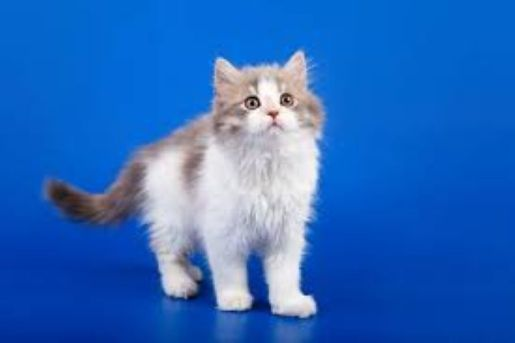
#> input picture data/cat.jpg, 515 x 343 px, found by its file name
$ python 0405.py
#> lines starting #> are read from the running program, lines starting #| are printed output that depends on the picture
# 0405.py
# 화소 접근 3: 컬러 영상(채널 접근)
import cv2
##import numpy as np

img = cv2.imread('./data/cat.jpg')
#> img is the input picture: shape (343, 515, 3); mean B, G, R 190.1, 105.6, 42.2

##for y in range(100, 400):
##    for x in range(200, 300):
##        img[y, x, 0] = 255

img[100:400, 200:300, 0] = 255
img[100:400, 300:400, 1] = 255
img[100:400, 400:500, 2] = 255
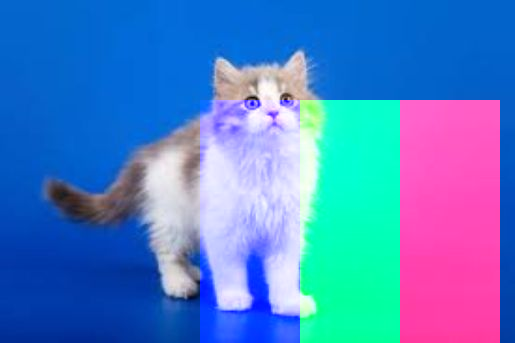
#> img: shape (343, 515, 3); mean B, G, R 198.4, 127.8, 77.1

cv2.imshow('img', img)
cv2.waitKey()
cv2.destroyAllWindows()

$ run again, with data/1209.jpg copied over data/cat.jpg
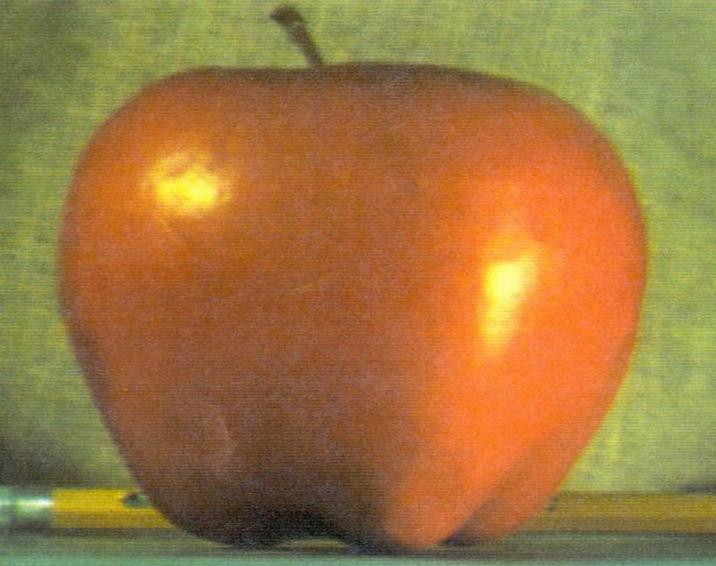
#> input picture data/1209.jpg, 716 x 566 px, found by its file name
#> img is the input picture: shape (566, 716, 3); mean B, G, R 64.8, 119.6, 159.1
#> `img[100:400, 400:500, 2] = 255`:
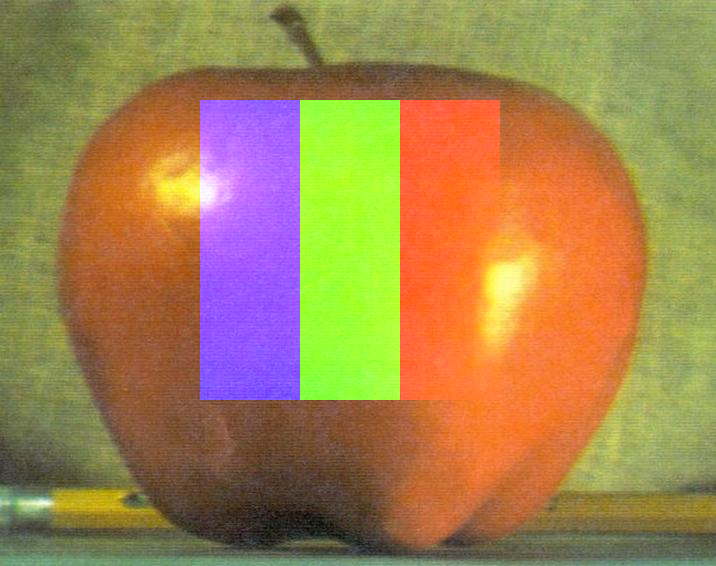
#> img: shape (566, 716, 3); mean B, G, R 79.9, 131.5, 162.4
